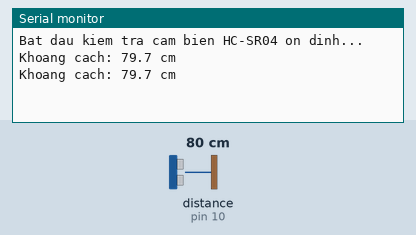
This sketch was run on a simulated Arduino Uno, built with avr-gcc and run on an emulated ATmega328P. Shown: the last lines printed to the serial monitor. Wiring (inferred from the names in the program): ultrasonic range finder: trigger pin 9; echo pin 10. The inputs (shaded band) are chosen by the test bench; at power-on: distance to the obstacle (sensor on pin 10) 80 cm. The echo pulse lasts 58.3 µs per cm.

Above: at 1.2 s.
1.3 s: distance to the obstacle (sensor on pin 10) set to 120 cm
At 2.1 s:
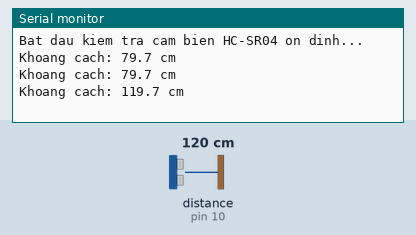
4.3 s: distance to the obstacle (sensor on pin 10) set to 2 cm
At 4.8 s:
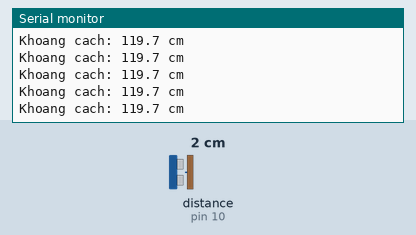
Timing chart, 0 to 7.3 s (numbered marks = the images above; inputs shaded):
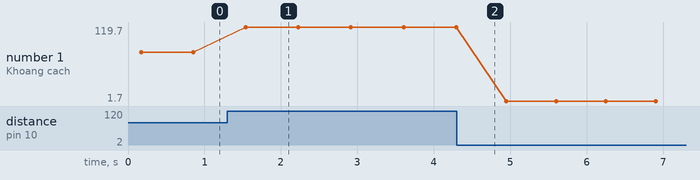

The sketch:

check_tin_hieu_dung_median_filter.ino
```cpp
#define TRIG 9
#define ECHO 10
#define TIMEOUT 25000   // 25 ms tương đương ~4m
float CAL = 1.0;        // hệ số hiệu chỉnh (điều chỉnh nếu lệch cm)

// ---------- HÀM ĐO CẢM BIẾN ----------

// Đo thời gian phản hồi sóng siêu âm (micro giây)
long measureRaw() {
  digitalWrite(TRIG, LOW);
  delayMicroseconds(2);
  digitalWrite(TRIG, HIGH);
  delayMicroseconds(10);
  digitalWrite(TRIG, LOW);
  long d = pulseIn(ECHO, HIGH, TIMEOUT); // micro giây
  return d; // 0 nếu timeout
}

// Tính khoảng cách trung bình (lọc median)
float measureCm() {
  const int N = 5;  // số lần đo mỗi chu kỳ
  long arr[N];
  for (int i = 0; i < N; i++) {
    arr[i] = measureRaw();
    delay(30);
  }

  // Sắp xếp mảng để lấy giá trị trung vị (median)
  for (int i = 0; i < N - 1; i++) {
    for (int j = i + 1; j < N; j++) {
      if (arr[j] < arr[i]) {
        long t = arr[i];
        arr[i] = arr[j];
        arr[j] = t;
      }
    }
  }

  long med = arr[N / 2];
  if (med == 0) return -1; // không nhận được sóng

  // chuyển sang cm (tốc độ âm 0.0343 cm/µs), chia 2 (đi & về), nhân hệ số hiệu chỉnh
  float cm = (med * 0.0343f / 2.0f) * CAL;

  // loại bỏ các giá trị vô lý
  if (cm > 400 || cm < 1) return -1;
  return cm;
}

// ---------- CHƯƠNG TRÌNH CHÍNH ----------

void setup() {
  Serial.begin(9600);
  pinMode(TRIG, OUTPUT);
  pinMode(ECHO, INPUT);
  Serial.println("Bat dau kiem tra cam bien HC-SR04 on dinh...");
}

void loop() {
  float d = measureCm();

  if (d < 0) {
    Serial.println("Ngoai tam hoac khong nhan duoc song.");
  } else {
    Serial.print("Khoang cach: ");
    Serial.print(d, 1);
    Serial.println(" cm");
  }

  delay(500);
}
```

Measured:
- after the input at 1.3 s, the serial monitor: prints a new line after 0.24 s (image 1)
- plotted number 1: 79.7 → 119.7 after the input at 1.3 s, 119.7 → 1.7 after the input at 4.3 s
